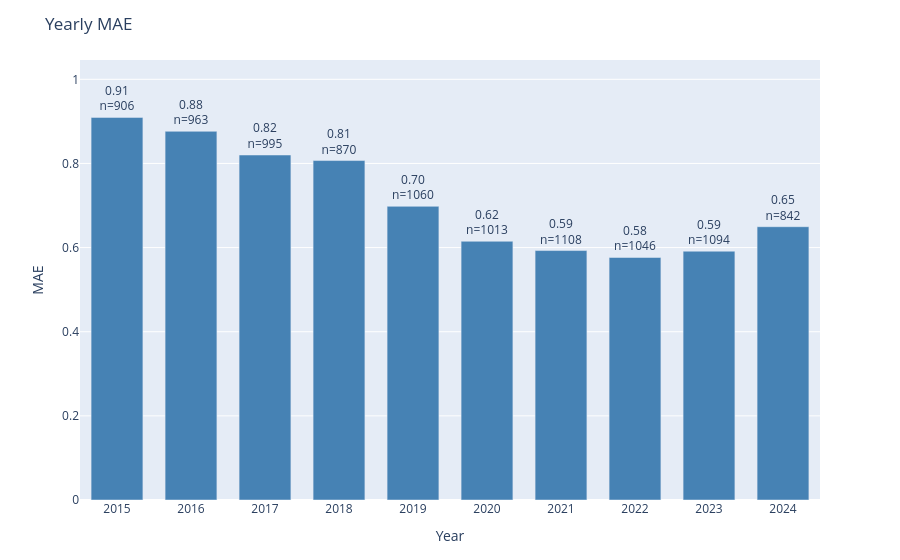

The code cell stored with this chart in its notebook:
### Code cell
plot_error_by_group(
    df=results_test,
    y_true_col='actual',
    y_pred_col='prediction',
    date_col='dt_temp',
    group_by='year',
    metric='mae',
    title='Yearly MAE'
)

### Figure 1 — Plotly figure (JSON) as saved in the notebook; plotly's stock layout.template omitted (floating-point values rounded to 4 significant figures)
{"data": [{"marker": {"color": "steelblue"}, "text": ["0.91<br>n=906", "0.88<br>n=963", "0.82<br>n=995", "0.81<br>n=870", "0.70<br>n=1060", "0.62<br>n=1013", "0.59<br>n=1108", "0.58<br>n=1046", "0.59<br>n=1094", "0.65<br>n=842"], "textposition": "outside", "type": "bar", "x": ["2015", "2016", "2017", "2018", "2019", "2020", "2021", "2022", "2023", "2024"], "y": [0.9095, 0.8764, 0.8201, 0.8069, 0.6981, 0.615, 0.593, 0.5765, 0.5914, 0.6496]}], "layout": {"bargap": 0.3, "margin": {"b": 60, "t": 60}, "title": {"text": "Yearly MAE"}, "uniformtext": {"minsize": 8, "mode": "hide"}, "xaxis": {"title": {"text": "Year"}}, "yaxis": {"range": [0, 1.046], "title": {"text": "MAE"}}}}
